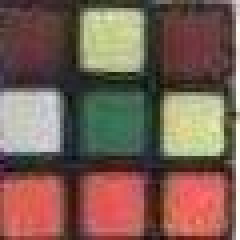
#> input picture Captured/pside5.jpg, 60 x 60 px (shown 4 times larger)
$ python Color_Rec.py   (Python 2 division)   (older library calls are emulated)
#> lines starting #> are read from the running program, lines starting #| are printed output that depends on the picture; after the words box and inside, x2 and y2 are one past the last pixel; in counts of white or black regions, pixels touching at a corner belong together
import cv2
import numpy as np
import time
import sys

# [72 lines left out: functions find9, sortcoord, not called in this run]


def rec(lmg_path):
    # load image file
#> called with lmg_path = 'pside5.jpg'
    Img = cv2.imread(img_path)
#> Img is the input picture: shape (60, 60, 3); mean B, G, R 85.4, 96.9, 123
    # init kernel
    kernel_4 = np.ones((4, 4), np.uint8)
    # [4 lines of commented-out code are left out]
    if Img is not None:
        # RGB - HSV
        HSV = cv2.cvtColor(Img, cv2.COLOR_BGR2HSV)
#> HSV: shape (60, 60, 3); mean H, S, V 57.6, 93.5, 128.3
        # date for color rec
        lower_yellow = np.array([26, 43, 46])
        upper_yellow = np.array([34, 255, 255])
        lower_red = np.array([0, 160, 46])
        upper_red = np.array([10, 255, 255])
        lower_blue = np.array([100, 43, 46])
        upper_blue = np.array([124, 255, 255])
        lower_green = np.array([35, 43, 46])
        upper_green = np.array([77, 255, 255])
        lower_white = np.array([0, 0, 211])
        upper_white = np.array([180, 30, 255])
        lower_orange = np.array([0, 43, 46])
        upper_orange = np.array([25, 159, 255])
        lower_black = np.array([0, 0, 0])
        upper_black = np.array([180, 255, 46])
        coord_yellow = []
        coord_red = []
        coord_blue = []
        coord_green = []
        coord_orange = []
        coord_white = []
        key = []
        total_coord = []
        index_color = [0] * 9
        idx_yellow =[]
        idx_red = []
        idx_orange = []
        idx_blue = []
        idx_green = []
        idx_white = []

        font = cv2.FONT_HERSHEY_SIMPLEX
        # search for yellow
        mask = cv2.inRange(HSV, lower_yellow, upper_yellow)
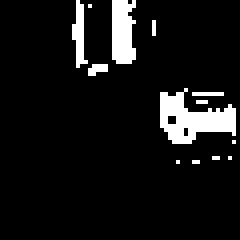
#> mask: shape (60, 60) (shown 4 times larger); 8.3% white; 13 white regions (10 under 20 px), largest, box (x1, y1, x2, y2) and area: (40, 22, 59, 36) 144, (28, 0, 34, 16) 83, (18, 0, 22, 17) 37
        erosion = cv2.erode(mask, kernel_4, iterations=1)
#> erosion: shape (60, 60); 1.4% white in thin lines or dots, all inside (x1, y1, x2, y2) = (30, 0, 58, 34)
        erosion = cv2.erode(erosion, kernel_4,iterations=1)
#> erosion: shape (60, 60); every value is 0
        dilation = cv2.dilate(erosion, kernel_4, iterations=1)
        dilation = cv2.dilate(dilation, kernel_4, iterations=1)
        target = cv2.bitwise_and(Img, Img, mask=dilation)
#> target: shape (60, 60, 3); every value is 0
        ret, binary = cv2.threshold(dilation, 0, 255, cv2.THRESH_BINARY)
        _, contours_yellow, other = cv2.findContours(binary, cv2.RETR_EXTERNAL, cv2.CHAIN_APPROX_SIMPLE)
#> contours_yellow = []; other = None
        num_yellow = 0

        # search for red
        mask = cv2.inRange(HSV, lower_red, upper_red)
#> mask: shape (60, 60); 5.1% white in thin lines or dots, all inside (x1, y1, x2, y2) = (0, 41, 58, 60)
        erosion = cv2.erode(mask, kernel_4, iterations=1)
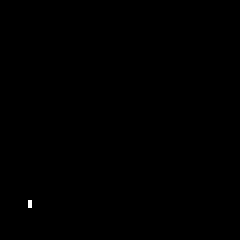
#> erosion: shape (60, 60) (shown 4 times larger); 0.06% white in thin lines or dots, all inside (x1, y1, x2, y2) = (7, 50, 8, 52)
        erosion = cv2.erode(erosion, kernel_4,iterations=1)
        dilation = cv2.dilate(erosion, kernel_4, iterations=1)
        dilation = cv2.dilate(dilation, kernel_4, iterations=1)
        target = cv2.bitwise_and(Img, Img, mask=dilation)
        ret, binary = cv2.threshold(dilation, 0, 255, cv2.THRESH_BINARY)
        _, contours_red, other = cv2.findContours(binary, cv2.RETR_EXTERNAL, cv2.CHAIN_APPROX_SIMPLE)
#> contours_red = []
        num_red = 0

        # search for blue        size9=[]

        mask = cv2.inRange(HSV, lower_blue, upper_blue)
#> mask: shape (60, 60); 0.86% white in thin lines or dots, all inside (x1, y1, x2, y2) = (3, 21, 39, 41)
        erosion = cv2.erode(mask, kernel_4, iterations=1)
        erosion = cv2.erode(erosion, kernel_4,iterations=1)
        dilation = cv2.dilate(erosion, kernel_4, iterations=1)
        dilation = cv2.dilate(dilation, kernel_4, iterations=1)
        target = cv2.bitwise_and(Img, Img, mask=dilation)
        ret, binary = cv2.threshold(dilation, 0, 255, cv2.THRESH_BINARY)
        _, contours_blue, other = cv2.findContours(binary, cv2.RETR_EXTERNAL, cv2.CHAIN_APPROX_SIMPLE)
#> contours_blue = []
        num_blue = 0


        # search for green
        mask = cv2.inRange(HSV, lower_green, upper_green)
#> mask: shape (60, 60); 16.1% white; 10 white regions (7 under 20 px), largest, box (x1, y1, x2, y2) and area: (19, 20, 59, 40) 365, (21, 0, 35, 20) 133, (33, 4, 38, 17) 39
        erosion = cv2.erode(mask, kernel_4, iterations=1)
#> erosion: shape (60, 60); 6% white; 4 white regions (1 under 20 px), largest, box (x1, y1, x2, y2) and area: (21, 23, 38, 38) 143, (23, 0, 27, 15) 43, (45, 35, 57, 39) 26
        erosion = cv2.erode(erosion, kernel_4,iterations=1)
#> erosion: shape (60, 60); 1.8% white; 2 white regions (1 under 20 px), largest, box (x1, y1, x2, y2) and area: (25, 25, 36, 36) 60
        dilation = cv2.dilate(erosion, kernel_4, iterations=1)
#> dilation: shape (60, 60); 4.6% white; 2 white regions, box (x1, y1, x2, y2) and area: (24, 24, 38, 38) 135, (24, 7, 28, 15) 32
        dilation = cv2.dilate(dilation, kernel_4, iterations=1)
#> dilation: shape (60, 60); 8.5% white; 2 white regions
        target = cv2.bitwise_and(Img, Img, mask=dilation)
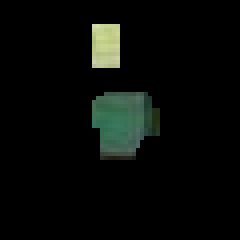
#> target: shape (60, 60, 3) (shown 4 times larger); mean B, G, R 7.8, 10.4, 7.8
        ret, binary = cv2.threshold(dilation, 0, 255, cv2.THRESH_BINARY)
        _, contours_green, other = cv2.findContours(binary, cv2.RETR_EXTERNAL, cv2.CHAIN_APPROX_SIMPLE)
#> contours_green = 2 contours; box (x1, y1, x2, y2) and area: (23, 23, 40, 40) 199, (23, 6, 30, 17) 60; other = [[1, -1, -1, -1], [-1, 0, -1, -1]]
        num_green = 0


        # search for orange
        mask = cv2.inRange(HSV, lower_orange, upper_orange)
#> mask: shape (60, 60); 31.2% white; 9 white regions (4 under 20 px), largest, box (x1, y1, x2, y2) and area: (25, 40, 59, 60) 345, (38, 0, 59, 24) 256, (0, 41, 20, 60) 244, (0, 0, 19, 16) 158, (19, 40, 34, 53) 107
        erosion = cv2.erode(mask, kernel_4, iterations=1)
#> erosion: shape (60, 60); 7.6% white; 13 white regions (7 under 20 px), largest, box (x1, y1, x2, y2) and area: (0, 4, 17, 13) 55, (0, 49, 18, 60) 53, (40, 0, 47, 19) 46, (51, 47, 58, 58) 36, (22, 45, 31, 50) 24, (11, 43, 16, 50) 23
        erosion = cv2.erode(erosion, kernel_4,iterations=1)
#> erosion: shape (60, 60); 0.47% white; 2 white regions (2 under 20 px)
        dilation = cv2.dilate(erosion, kernel_4, iterations=1)
#> dilation: shape (60, 60); 1.6% white; 2 white regions (1 under 20 px), largest, box (x1, y1, x2, y2) and area: (0, 51, 5, 59) 40
        dilation = cv2.dilate(dilation, kernel_4, iterations=1)
#> dilation: shape (60, 60); 3.1% white; 2 white regions
        target = cv2.bitwise_and(Img, Img, mask=dilation)
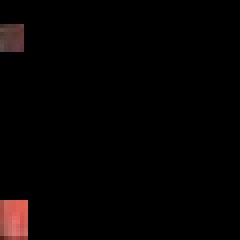
#> target: shape (60, 60, 3) (shown 4 times larger); mean B, G, R 2.3, 2.5, 4.9
        ret, binary = cv2.threshold(dilation, 0, 255, cv2.THRESH_BINARY)
        _, contours_orange, other = cv2.findContours(binary, cv2.RETR_EXTERNAL, cv2.CHAIN_APPROX_SIMPLE)
#> contours_orange = 2 contours; box (x1, y1, x2, y2) and area: (0, 50, 7, 60) 54, (0, 6, 6, 13) 30
        num_orange = 0


        # search for white
        mask = cv2.inRange(HSV, lower_white, upper_white)
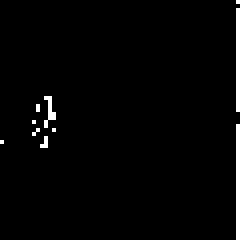
#> mask: shape (60, 60) (shown 4 times larger); 2.2% white in thin lines or dots
        erosion = cv2.erode(mask, kernel_4, iterations=1)
        erosion = cv2.erode(erosion, kernel_4,iterations=1)
        dilation = cv2.dilate(erosion, kernel_4, iterations=1)
        dilation = cv2.dilate(dilation, kernel_4, iterations=1)
        target = cv2.bitwise_and(Img, Img, mask=dilation)
        ret, binary = cv2.threshold(dilation, 0, 255, cv2.THRESH_BINARY)
        _, contours_white, other = cv2.findContours(binary, cv2.RETR_EXTERNAL, cv2.CHAIN_APPROX_SIMPLE)
#> contours_white = []; other = None
        num_white = 0

        # [14 lines of commented-out code are left out]
        total = num_white + num_yellow + num_blue + num_green + num_orange + num_red
        total_contour = contours_red + contours_blue + contours_green +contours_orange + contours_white +contours_yellow
#> total_contour = 4 contours; box (x1, y1, x2, y2) and area: (23, 23, 40, 40) 199, (23, 6, 30, 17) 60, (0, 50, 7, 60) 54, (0, 6, 6, 13) 30
        if total >9:
            thread, thread1 = find9(total_contour)
        else:
            thread =0
            thread1 = 1000

        res_contuore = []
        for i in contours_white:
            if i.size < thread or i.size >= thread1:
                pass
            else:
                res_contuore.append(i)
                x, y, w, h = cv2.boundingRect(i)
                cv2.rectangle(Img, (x,y), (x+w, y+h), (0, 0, 0), 3)
                coord_x = int(0.5*(2*x+w))
                coord_y = int(0.5*(2*y+h))
                temp = [coord_x, coord_y]
                coord_white.append(temp)
                cv2.rectangle(Img, (coord_x-1, coord_y-1), (coord_x+1, coord_y+1), (0, 0, 0), 3)
                cv2.putText(Img, str(num_white), (x-10, y-10), font, 1, (0, 0, 0), 2)
                total_coord.append(temp)
                num_white += 1
#> this loop made 0 passes
#> after the loop, coord_white = []; num_white = 0; res_contuore = []; total_coord = []
        #cv2.imshow('0',Img)
        #cv2.waitKey(0)
        for i in contours_yellow:
            if i.size < thread or i.size >= thread1:
                pass
            else:
                res_contuore.append(i)
                x, y, w, h = cv2.boundingRect(i)
                cv2.rectangle(Img, (x,y), (x+w, y+h), (0, 0, 0), 3)
                coord_x = int(0.5*(2*x+w))
                coord_y = int(0.5*(2*y+h))
                temp = [coord_x, coord_y]
                coord_yellow.append(temp)
                cv2.rectangle(Img, (coord_x-1, coord_y-1), (coord_x+1, coord_y+1), (0, 0, 0), 3)
                cv2.putText(Img, str(num_yellow), (x-10, y-10), font, 1, (0, 0, 0), 2)
                total_coord.append(temp)
                num_yellow += 1
#> after the loop, coord_yellow = []; num_yellow = 0

        for i in contours_red:
            if i.size < thread or i.size >= thread1:
                pass
            else:
                res_contuore.append(i)
                x, y, w, h = cv2.boundingRect(i)
                cv2.rectangle(Img, (x,y), (x+w, y+h), (0, 0, 0), 3)
                coord_x = int(0.5*(2*x+w))
                coord_y = int(0.5*(2*y+h))
                temp = [coord_x, coord_y]
                coord_red.append(temp)
                cv2.rectangle(Img, (coord_x-1, coord_y-1), (coord_x+1, coord_y+1), (0, 0, 0), 3)
                cv2.putText(Img, str(num_red), (x-10, y-10), font, 1, (0, 0, 0), 2)
                total_coord.append(temp)
                num_red += 1
#> after the loop, coord_red = []; num_red = 0

        for i in contours_blue:
            if i.size < thread or i.size >= thread1:
                pass
            else:
                res_contuore.append(i)
                x, y, w, h = cv2.boundingRect(i)
                cv2.rectangle(Img, (x,y), (x+w, y+h), (0, 0, 0), 3)
                coord_x = int(0.5*(2*x+w))
                coord_y = int(0.5*(2*y+h))
                temp = [coord_x, coord_y]
                coord_blue.append(temp)
                cv2.rectangle(Img, (coord_x-1, coord_y-1), (coord_x+1, coord_y+1), (0, 0, 0), 3)
                cv2.putText(Img, str(num_blue), (x-10, y-10), font, 1, (0, 0, 0), 2)
                total_coord.append(temp)
                num_blue += 1
#> after the loop, coord_blue = []; num_blue = 0

        for i in contours_orange:
            if i.size < thread or i.size >= thread1:
                pass
            else:
                res_contuore.append(i)
                x, y, w, h = cv2.boundingRect(i)
                cv2.rectangle(Img, (x,y), (x+w, y+h), (0, 0, 0), 3)
                coord_x = int(0.5*(2*x+w))
                coord_y = int(0.5*(2*y+h))
                temp = [coord_x, coord_y]
                coord_orange.append(temp)
                cv2.rectangle(Img, (coord_x-1, coord_y-1), (coord_x+1, coord_y+1), (0, 0, 0), 3)
                cv2.putText(Img, str(num_orange), (x-10, y-10), font, 1, (0, 0, 0), 2)
                total_coord.append(temp)
                num_orange += 1
#> this loop made 2 passes
#> (i, x, y, w, h, coord_x, coord_y, num_orange) on passes 1 to 2: ([[0, 50], [0, 59], [6, 59], [6, 50]], 0, 50, 7, 10, 3, 55, 1), ([[0, 6], [0, 12], [5, 12], [5, 6]], 0, 6, 6, 7, 3, 9, 2)
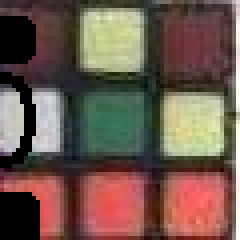
#> Img: shape (60, 60, 3) (shown 4 times larger); 8.53% of pixels changed, all inside (x1, y1, x2, y2) = (0, 4, 10, 60)
#> after the loop, coord_orange = [[3, 55], [3, 9]]; num_orange = 2; res_contuore has the same summary as contours_orange; total_coord = [[3, 55], [3, 9]]

        for i in contours_green:
            if i.size < thread or i.size >= thread1:
                pass
            else:
                res_contuore.append(i)
                x, y, w, h = cv2.boundingRect(i)
                cv2.rectangle(Img, (x,y), (x+w, y+h), (0, 0, 0), 3)
                coord_x = int(0.5*(2*x+w))
                coord_y = int(0.5*(2*y+h))
                temp = [coord_x, coord_y]
                coord_green.append(temp)
                cv2.rectangle(Img, (coord_x-1, coord_y-1), (coord_x+1, coord_y+1), (0, 0, 0), 3)
                cv2.putText(Img, str(num_green), (x-10, y-10), font, 1, (0, 0, 0), 2)
                total_coord.append(temp)
                num_green += 1
#> this loop made 2 passes
#> (i, x, y, w, h, coord_x, coord_y, num_green) on pass 2: ([[23, 6], [23, 16], [29, 16], [29, 6]], 23, 6, 7, 11, 26, 11, 2)
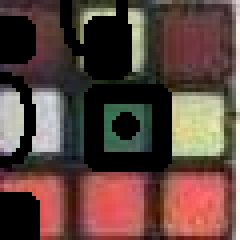
#> Img: shape (60, 60, 3) (shown 4 times larger); 16.72% of pixels changed, all inside (x1, y1, x2, y2) = (15, 0, 43, 43)
#> after the loop, coord_green = [[31, 31], [26, 11]]; num_green = 2; res_contuore has the same summary as total_contour; total_coord = [[3, 55], [3, 9], [31, 31], [26, 11]]
        total = num_yellow + num_red + num_orange + num_green + num_blue + num_white
#> total = 4
        RGB9 = []


        if total == 9:
            # sort coordinates
            sorted_coord = sortcoord(total_coord)
            # give value to index_color and idx_color

            # [7 lines left out: function find_list, not called in this run]

        # [9 lines of commented-out code are left out]

            for i in range(len(sorted_coord)):
                try:
                    if coord_yellow.index(sorted_coord[i]) != None:
                        index_color[i] = "yellow"
                        idx_yellow.append(i)
                        continue
                except ValueError:
                    pass

                try:
                    if coord_green.index(sorted_coord[i]) != None:
                        index_color[i] = 'green'
                        idx_green.append(i)
                        continue
                except ValueError:
                    pass

                try:
                    if coord_orange.index(sorted_coord[i]) != None:
                        index_color[i] = 'orange'
                        idx_orange.append(i)
                        continue
                except ValueError:
                    pass

                try:
                    if coord_blue.index(sorted_coord[i]) != None:
                        index_color[i] = 'blue'
                        idx_blue.append(i)
                        continue
                except ValueError:
                    pass

                try:
                    if coord_red.index(sorted_coord[i]) != None:
                        index_color[i] = 'red'
                        idx_red.append(i)
                        continue
                except ValueError:
                    pass

                try:
                    if coord_white.index(sorted_coord[i]) != None:
                        index_color[i] = 'white'
                        idx_white.append(i)
                except ValueError:
                    pass

            print index_color
            print "the number of yellow is:", num_yellow, "with coordinates", coord_yellow, 'with index:', idx_yellow
            print "the number of red is:", num_red, "with coordinates", coord_red, 'with index:', idx_red
            print "the number of blue is:", num_blue, "with coordinates", coord_blue, 'with index:', idx_blue
            print "the number of green is:", num_green, "with coordinates", coord_green, 'with index:', idx_green
            print "the number of orange is:", num_orange, "with coordinates", coord_orange, 'with index:', idx_orange
            print "the number of white is:", num_white, "with coordinates", coord_white, 'with index:', idx_white
            print index_color[0:3]
            print index_color[3:6]
            print index_color[6:9]

            print sorted_coord
            cv2.imshow("1", Img)
            K= cv2.waitKey(0)
        else:
            print "Error!!!"
            print total
#| 4
            cv2.imshow("1", Img)
            K = cv2.waitKey(0)
#> (key Esc is pressed here)
	return 0
img_path = 'pside5.jpg'
rec(img_path)
